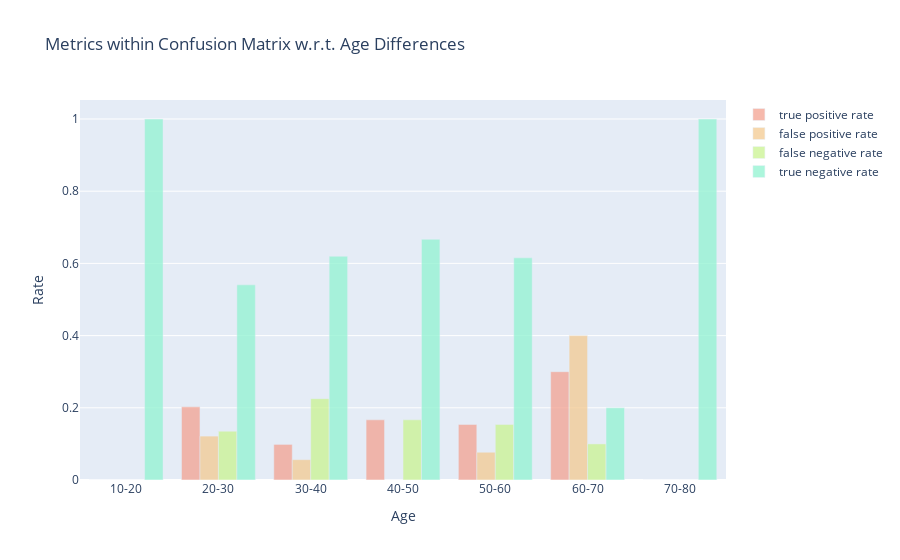

Notebook source saved alongside this figure:
### Code cell
# visualize the results
fig = go.Figure()
fig.add_trace(go.Bar(
    x=list(tpr_age.keys()),
    y=list(tpr_age.values()),
    marker_color='#F3A291',
    opacity=0.75,
    name='true positive rate'
))
fig.add_trace(go.Bar(
    x=list(fpr_age.keys()),
    y=list(fpr_age.values()),
    marker_color='#F3CA91',
    opacity=0.75,
    name='false positive rate'
))
fig.add_trace(go.Bar(
    x=list(fnr_age.keys()),
    y=list(fnr_age.values()),
    marker_color='#CAF391',
    opacity=0.75,
    name='false negative rate'
))
fig.add_trace(go.Bar(
    x=list(tnr_age.keys()),
    y=list(tnr_age.values()),
    marker_color='#91F3D1',
    opacity=0.75,
    name='true negative rate'
))
fig.update_layout(
    title_text='Metrics within Confusion Matrix w.r.t. Age Differences',
    xaxis_title='Age',
    yaxis_title='Rate'
)
fig.write_image('../results/separation-age.png', scale=3)
fig.show()

### Figure 1 — Plotly figure (JSON) as saved in the notebook; plotly's stock layout.template omitted (floating-point values rounded to 4 significant figures)
{"data": [{"marker": {"color": "#F3A291"}, "name": "true positive rate", "opacity": 0.75, "type": "bar", "x": ["10-20", "20-30", "30-40", "40-50", "50-60", "60-70", "70-80"], "y": [0, 0.2027, 0.09859, 0.1667, 0.1538, 0.3, 0]}, {"marker": {"color": "#F3CA91"}, "name": "false positive rate", "opacity": 0.75, "type": "bar", "x": ["10-20", "20-30", "30-40", "40-50", "50-60", "60-70", "70-80"], "y": [0, 0.1216, 0.05634, 0, 0.07692, 0.4, 0]}, {"marker": {"color": "#CAF391"}, "name": "false negative rate", "opacity": 0.75, "type": "bar", "x": ["10-20", "20-30", "30-40", "40-50", "50-60", "60-70", "70-80"], "y": [0, 0.1351, 0.2254, 0.1667, 0.1538, 0.1, 0]}, {"marker": {"color": "#91F3D1"}, "name": "true negative rate", "opacity": 0.75, "type": "bar", "x": ["10-20", "20-30", "30-40", "40-50", "50-60", "60-70", "70-80"], "y": [1, 0.5405, 0.6197, 0.6667, 0.6154, 0.2, 1]}], "layout": {"title": {"text": "Metrics within Confusion Matrix w.r.t. Age Differences"}, "xaxis": {"title": {"text": "Age"}}, "yaxis": {"title": {"text": "Rate"}}}}
